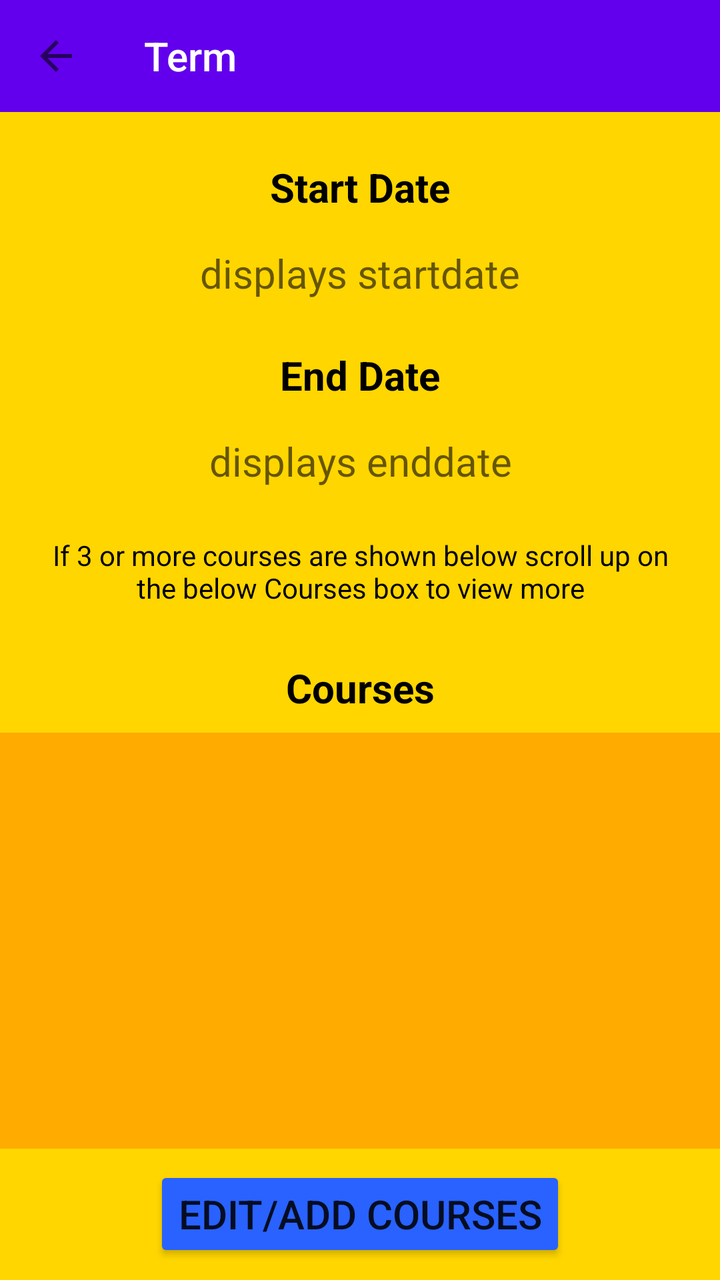
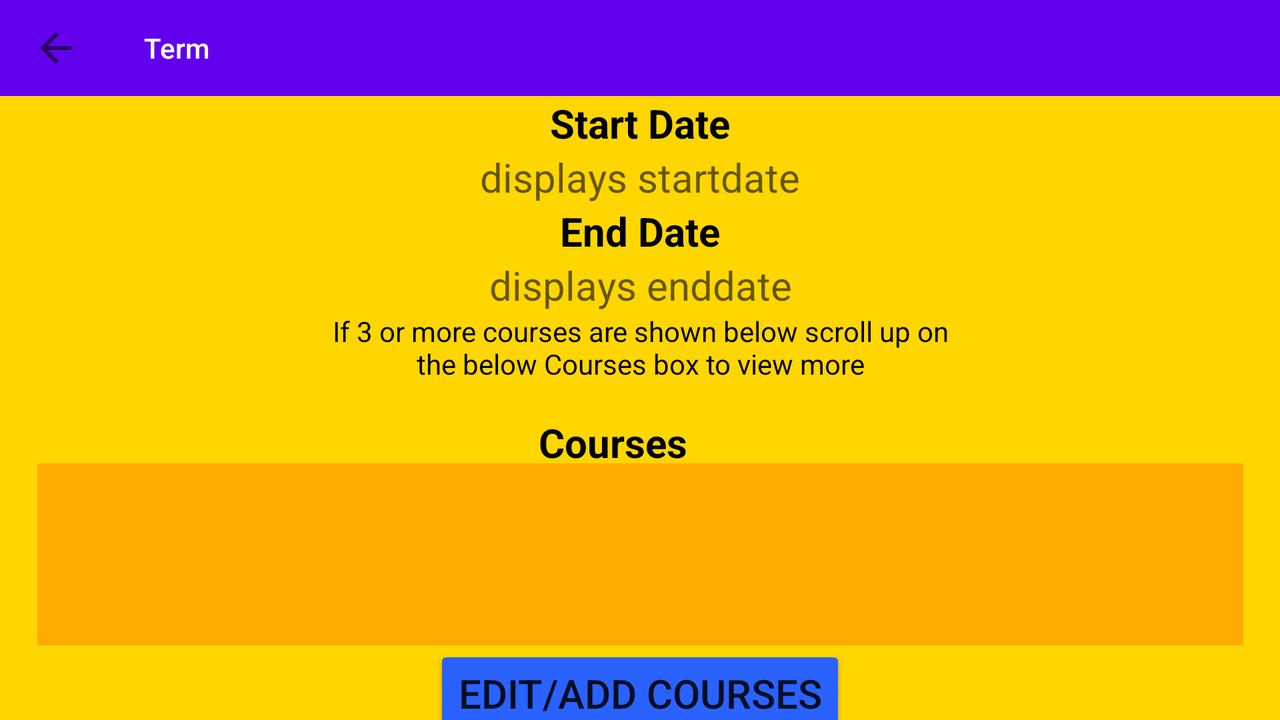

Two renders of one Android screen. The first uses the default layout on a phone; the second uses the alternative layout the repository ships for a different screen configuration, on a matching device. The two XML files are below.
<!-- AndroidManifest.xml: application theme Theme.MyTheme -->
<!-- res/layout/activity_detailed_term.xml -->
<?xml version="1.0" encoding="utf-8"?>
<androidx.constraintlayout.widget.ConstraintLayout xmlns:android="http://schemas.android.com/apk/res/android"
    xmlns:app="http://schemas.android.com/apk/res-auto"
    xmlns:tools="http://schemas.android.com/tools"
    android:layout_width="match_parent"
    android:layout_height="match_parent"
    android:background="#FFD600"
    tools:context=".ui.DetailedTermActivity">

    <androidx.appcompat.widget.Toolbar
        android:id="@+id/term_tb"
        android:layout_width="match_parent"
        android:layout_height="?attr/actionBarSize"
        android:background="#FFFFFF"
        android:backgroundTint="@color/design_default_color_primary"
        app:layout_constraintTop_toTopOf="parent"
        app:navigationIcon="?attr/homeAsUpIndicator"
        app:title="Term"
        app:titleTextColor="@color/white" />

    <TextView
        android:id="@+id/term_detailed_view_enddate_tf"
        android:layout_width="wrap_content"
        android:layout_height="wrap_content"
        android:layout_marginTop="16dp"
        android:fontFamily="sans-serif"
        android:hint="displays enddate"
        android:textAlignment="center"
        android:textColor="#001AAF"
        android:textSize="20sp"
        app:layout_constraintBottom_toTopOf="@+id/textView22"
        app:layout_constraintEnd_toEndOf="parent"
        app:layout_constraintHorizontal_bias="0.5"
        app:layout_constraintStart_toStartOf="parent"
        app:layout_constraintTop_toBottomOf="@+id/textView18" />

    <androidx.recyclerview.widget.RecyclerView
        android:id="@+id/recyclerView"
        android:layout_width="363dp"
        android:layout_height="208dp"
        android:background="#FFAB00"
        android:backgroundTint="#FFAB00"
        app:layout_constraintBottom_toTopOf="@+id/term_detailed_view_edit_courses_btn"
        app:layout_constraintEnd_toEndOf="parent"
        app:layout_constraintHorizontal_bias="0.5"
        app:layout_constraintStart_toStartOf="parent"
        app:layout_constraintTop_toBottomOf="@+id/textView23" />

    <TextView
        android:id="@+id/textView10"
        android:layout_width="wrap_content"
        android:layout_height="wrap_content"
        android:layout_marginTop="24dp"
        android:fontFamily="sans-serif"
        android:text="Start Date"
        android:textColor="#000000"
        android:textSize="20sp"
        android:textStyle="bold"
        app:layout_constraintBottom_toTopOf="@+id/term_detailed_view_startdate_tf"
        app:layout_constraintEnd_toEndOf="parent"
        app:layout_constraintHorizontal_bias="0.5"
        app:layout_constraintStart_toStartOf="parent"
        app:layout_constraintTop_toBottomOf="@+id/term_tb" />

    <Button
        android:id="@+id/term_detailed_view_edit_courses_btn"
        android:layout_width="wrap_content"
        android:layout_height="wrap_content"
        android:backgroundTint="#2962FF"
        android:text="Edit/Add Courses"
        android:textSize="20sp"
        app:layout_constraintBottom_toBottomOf="parent"
        app:layout_constraintEnd_toEndOf="parent"
        app:layout_constraintHorizontal_bias="0.5"
        app:layout_constraintStart_toStartOf="parent"
        app:layout_constraintTop_toBottomOf="@+id/recyclerView" />

    <TextView
        android:id="@+id/textView23"
        android:layout_width="wrap_content"
        android:layout_height="0dp"
        android:fontFamily="sans-serif"
        android:text="Courses"
        android:textColor="#000000"
        android:textSize="20sp"
        android:textStyle="bold"
        app:layout_constraintEnd_toEndOf="parent"
        app:layout_constraintHorizontal_bias="0.5"
        app:layout_constraintStart_toStartOf="parent"
        app:layout_constraintTop_toBottomOf="@+id/detailed_term_view_termcourses_tf" />

    <TextView
        android:id="@+id/textView18"
        android:layout_width="wrap_content"
        android:layout_height="wrap_content"
        android:layout_marginTop="24dp"
        android:fontFamily="sans-serif"
        android:text="End Date"
        android:textColor="#000000"
        android:textSize="20sp"
        android:textStyle="bold"
        app:layout_constraintBottom_toTopOf="@+id/term_detailed_view_enddate_tf"
        app:layout_constraintEnd_toEndOf="parent"
        app:layout_constraintHorizontal_bias="0.5"
        app:layout_constraintStart_toStartOf="parent"
        app:layout_constraintTop_toBottomOf="@+id/term_detailed_view_startdate_tf" />

    <TextView
        android:id="@+id/textView22"
        android:layout_width="313dp"
        android:layout_height="0dp"
        android:layout_marginTop="24dp"
        android:text="If 3 or more courses are shown below scroll up on the below Courses box to view more"
        android:textAlignment="center"
        android:textColor="#000000"
        app:layout_constraintEnd_toEndOf="parent"
        app:layout_constraintHorizontal_bias="0.5"
        app:layout_constraintStart_toStartOf="parent"
        app:layout_constraintTop_toBottomOf="@+id/term_detailed_view_enddate_tf" />

    <TextView
        android:id="@+id/detailed_term_view_termcourses_tf"
        android:layout_width="wrap_content"
        android:layout_height="wrap_content"
        android:fontFamily="sans-serif"
        android:textAlignment="center"
        android:textSize="20sp"
        app:layout_constraintBottom_toTopOf="@+id/textView23"
        app:layout_constraintEnd_toEndOf="parent"
        app:layout_constraintHorizontal_bias="0.5"
        app:layout_constraintStart_toStartOf="parent"
        app:layout_constraintTop_toBottomOf="@+id/textView22" />

    <TextView
        android:id="@+id/term_detailed_view_startdate_tf"
        android:layout_width="wrap_content"
        android:layout_height="wrap_content"
        android:layout_marginTop="16dp"
        android:fontFamily="sans-serif"
        android:hint="displays startdate"
        android:textAlignment="center"
        android:textColor="#001AAF"
        android:textSize="20sp"
        app:layout_constraintBottom_toTopOf="@+id/textView18"
        app:layout_constraintEnd_toEndOf="parent"
        app:layout_constraintHorizontal_bias="0.5"
        app:layout_constraintStart_toStartOf="parent"
        app:layout_constraintTop_toBottomOf="@+id/textView10" />

</androidx.constraintlayout.widget.ConstraintLayout>
<!-- resources referenced by this layout -->
<resources>
  <style name="Theme.MyTheme" parent="Theme.AppCompat.Light.NoActionBar">
          
          <item name="colorPrimary">@color/purple_500</item>
          <item name="colorPrimaryVariant">@color/purple_700</item>
          <item name="colorOnPrimary">@color/white</item>
          
          <item name="colorSecondary">@color/teal_200</item>
          <item name="colorSecondaryVariant">@color/teal_700</item>
          <item name="colorOnSecondary">@color/black</item>
          
          <item name="android:statusBarColor">?attr/colorPrimaryVariant</item>
          
      </style>
</resources>
<!-- res/layout-land/activity_detailed_term.xml (the repository's variant of the layout above) -->
<!-- drawn on the phone turned sideways -->
<?xml version="1.0" encoding="utf-8"?>
<androidx.constraintlayout.widget.ConstraintLayout xmlns:android="http://schemas.android.com/apk/res/android"
    xmlns:app="http://schemas.android.com/apk/res-auto"
    xmlns:tools="http://schemas.android.com/tools"
    android:layout_width="match_parent"
    android:layout_height="match_parent"
    android:background="#FFD600"
    tools:context=".ui.DetailedTermActivity">

    <androidx.appcompat.widget.Toolbar
        android:id="@+id/term_tb"
        android:layout_width="match_parent"
        android:layout_height="?attr/actionBarSize"
        android:background="#FFFFFF"
        android:backgroundTint="@color/design_default_color_primary"
        app:layout_constraintTop_toTopOf="parent"
        app:navigationIcon="?attr/homeAsUpIndicator"
        app:title="Term"
        app:titleTextColor="@color/white" />

    <TextView
        android:id="@+id/term_detailed_view_enddate_tf"
        android:layout_width="wrap_content"
        android:layout_height="wrap_content"
        android:fontFamily="sans-serif"
        android:hint="displays enddate"
        android:textAlignment="center"
        android:textColor="#001AAF"
        android:textSize="20sp"
        app:layout_constraintBottom_toTopOf="@+id/textView22"
        app:layout_constraintEnd_toEndOf="parent"
        app:layout_constraintHorizontal_bias="0.5"
        app:layout_constraintStart_toStartOf="parent"
        app:layout_constraintTop_toBottomOf="@+id/textView18" />

    <androidx.recyclerview.widget.RecyclerView
        android:id="@+id/recyclerView"
        android:layout_width="603dp"
        android:layout_height="91dp"
        android:background="#FFAB00"
        android:backgroundTint="#FFAB00"
        app:layout_constraintBottom_toTopOf="@+id/term_detailed_view_edit_courses_btn"
        app:layout_constraintEnd_toEndOf="parent"
        app:layout_constraintHorizontal_bias="0.5"
        app:layout_constraintStart_toStartOf="parent"
        app:layout_constraintTop_toBottomOf="@+id/textView23" />

    <TextView
        android:id="@+id/textView10"
        android:layout_width="wrap_content"
        android:layout_height="wrap_content"
        android:fontFamily="sans-serif"
        android:text="Start Date"
        android:textColor="#000000"
        android:textSize="20sp"
        android:textStyle="bold"
        app:layout_constraintBottom_toTopOf="@+id/term_detailed_view_startdate_tf"
        app:layout_constraintEnd_toEndOf="parent"
        app:layout_constraintHorizontal_bias="0.5"
        app:layout_constraintStart_toStartOf="parent"
        app:layout_constraintTop_toBottomOf="@+id/term_tb" />

    <Button
        android:id="@+id/term_detailed_view_edit_courses_btn"
        android:layout_width="wrap_content"
        android:layout_height="wrap_content"
        android:backgroundTint="#2962FF"
        android:text="Edit/Add Courses"
        android:textSize="20sp"
        app:layout_constraintBottom_toBottomOf="parent"
        app:layout_constraintEnd_toEndOf="parent"
        app:layout_constraintHorizontal_bias="0.5"
        app:layout_constraintStart_toStartOf="parent"
        app:layout_constraintTop_toBottomOf="@+id/recyclerView" />

    <TextView
        android:id="@+id/textView23"
        android:layout_width="96dp"
        android:layout_height="24dp"
        android:fontFamily="sans-serif"
        android:text="Courses"
        android:textColor="#000000"
        android:textSize="20sp"
        android:textStyle="bold"
        app:layout_constraintBottom_toTopOf="@+id/recyclerView"
        app:layout_constraintEnd_toEndOf="parent"
        app:layout_constraintHorizontal_bias="0.495"
        app:layout_constraintStart_toStartOf="parent"
        app:layout_constraintTop_toBottomOf="@+id/detailed_term_view_termcourses_tf" />

    <TextView
        android:id="@+id/textView18"
        android:layout_width="wrap_content"
        android:layout_height="wrap_content"
        android:fontFamily="sans-serif"
        android:text="End Date"
        android:textColor="#000000"
        android:textSize="20sp"
        android:textStyle="bold"
        app:layout_constraintBottom_toTopOf="@+id/term_detailed_view_enddate_tf"
        app:layout_constraintEnd_toEndOf="parent"
        app:layout_constraintHorizontal_bias="0.5"
        app:layout_constraintStart_toStartOf="parent"
        app:layout_constraintTop_toBottomOf="@+id/term_detailed_view_startdate_tf" />

    <TextView
        android:id="@+id/textView22"
        android:layout_width="313dp"
        android:layout_height="0dp"
        android:text="If 3 or more courses are shown below scroll up on the below Courses box to view more"
        android:textAlignment="center"
        android:textColor="#000000"
        app:layout_constraintEnd_toEndOf="parent"
        app:layout_constraintStart_toStartOf="parent"
        app:layout_constraintTop_toBottomOf="@+id/term_detailed_view_enddate_tf" />

    <TextView
        android:id="@+id/detailed_term_view_termcourses_tf"
        android:layout_width="wrap_content"
        android:layout_height="wrap_content"
        android:fontFamily="sans-serif"
        android:textAlignment="center"
        android:textSize="20sp"
        app:layout_constraintBottom_toTopOf="@+id/textView23"
        app:layout_constraintEnd_toEndOf="parent"
        app:layout_constraintHorizontal_bias="0.5"
        app:layout_constraintStart_toStartOf="parent"
        app:layout_constraintTop_toBottomOf="@+id/textView22" />

    <TextView
        android:id="@+id/term_detailed_view_startdate_tf"
        android:layout_width="wrap_content"
        android:layout_height="wrap_content"
        android:fontFamily="sans-serif"
        android:hint="displays startdate"
        android:textAlignment="center"
        android:textColor="#001AAF"
        android:textSize="20sp"
        app:layout_constraintBottom_toTopOf="@+id/textView18"
        app:layout_constraintEnd_toEndOf="parent"
        app:layout_constraintHorizontal_bias="0.5"
        app:layout_constraintStart_toStartOf="parent"
        app:layout_constraintTop_toBottomOf="@+id/textView10" />

</androidx.constraintlayout.widget.ConstraintLayout>
